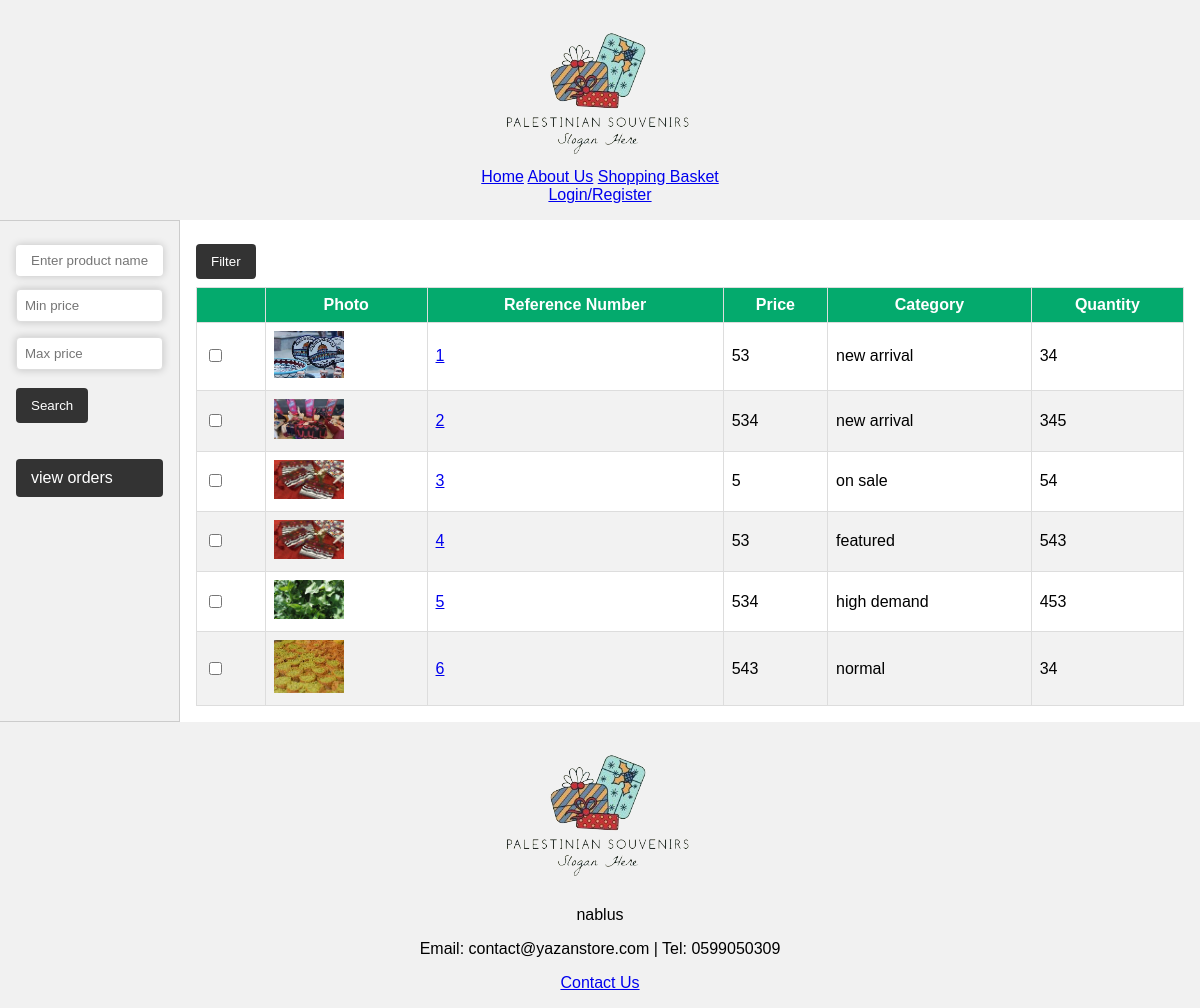
The page /search_product.php on the database its author committed.
### tables this page shows
CREATE TABLE `product` (
  `p_id` int(10) NOT NULL,
  `p_name` varchar(32) NOT NULL,
  `p_description` varchar(255) NOT NULL,
  `p_category` varchar(30) NOT NULL DEFAULT 'Normal',
  `p_price` int(30) NOT NULL,
  `p_quantity` int(32) NOT NULL,
  `p_remarks` varchar(32) NOT NULL,
  `p_photo` varchar(255) NOT NULL
);

### search_product.php (the view, shortened to what this page needs)
<?php
include 'connection.php';
$query = "SELECT * FROM product WHERE 1 = 1";
$stmt = $pdo->prepare($query);
$stmt->execute();
$products = $stmt->fetchAll(PDO::FETCH_ASSOC);
?>
<!DOCTYPE html>
<html lang="en">
<head>
    <link rel="stylesheet" href="style.css">
</head>
<body>
    <header>
        <div class="header-logo">
            <img src="img/logo.png" alt="E-Store Logo">
        </div>
        <div class="header-links">
            <a href="home.php">Home</a>
            <a href="about.php">About Us</a>
            <a href="view_orders.php">Shopping Basket</a>
        </div>
        <?php
        if (isset($_SESSION['customer_name'])) {
            echo "<span>Welcome " . ($_SESSION['customer_name']) . "</span>";
            echo "<a href='logout.php'>Logout</a>";
        } else {
            echo "<a href='login.php'>Login/Register</a>";
        }
        ?>
    </header>
    <div class="container">
        <nav>
            <form action="search_product.php" method="get" class="search-form">
                <input type="text" name="product_name" placeholder="Enter product name">
                <input type="number" name="min_price" placeholder="Min price" min="0">
                <input type="number" name="max_price" placeholder="Max price" min="0">
                <button type="submit">Search</button>
            </form>
            <a href="view_orders.php" class="button-style">view orders</a>
        </nav>
        <main>
            <section class="product_search">
                <form action="search_product.php" method="get" class="product-filter-form">
                    <button type="submit" name="filter">Filter</button>
                    <table>
                        <thead>
                            <tr>
                                <th></th>
                                <th>Photo</th>
                                <th>Reference Number</th>
                                <th>Price</th>
                                <th>Category</th>
                                <th>Quantity</th>
                            </tr>
                        </thead>
                        <tbody>
                            <?php if ($products): ?>
                            <?php foreach ($products as $product): ?>
                            <tr class="<?php echo ($product['p_category']); ?>">
                                <td><input type="checkbox" name="shortlist[]" value="<?php echo ($product['p_id']); ?>">
                                </td>
                                <td><img src="<?php echo ($product['p_photo']); ?>" alt="Product Image"
                                        style="width: 70px; height: auto;"></td>
                                <td><a
                                        href="product_details.php?id=<?php echo ($product['p_id']); ?>"><?php echo ($product['p_id']); ?></a>
                                </td>
                                <td><?php echo ($product['p_price']); ?></td>
                                <td><?php echo ($product['p_category']); ?></td>
                                <td><?php echo ($product['p_quantity']); ?></td>
                            </tr>
                            <?php endforeach; ?>
                            <?php else: ?>
                            <tr>
                                <td colspan="6">No products found.</td>
                            </tr>
                            <?php endif; ?>
                        </tbody>
                    </table>
                </form>
        </main>
    </div>
    <footer>
        <div class="footer-logo">
            <img src="img/logo.png" alt="E-Store Logo">
        </div>
        <div class="footer-info">
            <p>nablus</p>
            <p>Email: contact@yazanstore.com | Tel: 0599050309</p>
        </div>
        <div class="footer-links">
            <a href="contact.php">Contact Us</a>
        </div>
    </footer>
</body>
</html>

### style.css (style rules this page uses)
* { box-sizing: border-box; }
body { margin: 0; display: flex; flex-direction: column; min-height: auto; font-family: Arial, sans-serif; }
header, footer { background-color: #f1f1f1; text-align: center; padding: 1em; }
.container { display: flex; flex: 1; }
nav { background-color: #f1f1f1; border-right: 1px solid #ccc; width: 15%; flex-shrink: 0; display: flex; flex-direction: column; border-top: 1px solid #ccc; border-bottom: 1px solid #ccc; padding: 1em; }
nav a { padding: 1em; text-decoration: none; border-bottom: 1px solid #444; }
main { flex-grow: 1; padding: 1em; background-color: #fff; }
footer { background-color: #f1f1f1; }
nav form { margin-bottom: 20px; display: block; }
nav input[type="text"], input[type="number"], input[type="submit"] { width: 100%; padding: 8px; margin: 8px 0; box-sizing: border-box; border: 1px solid #ccc; border-radius: 4px; }
nav input[type="text"], input[type="number"], input[type="submit"], input[type="button"] { outline: none; border-color: #777; box-shadow: 0 0 8px 0 rgba(0, 0, 0, 0.2); }
nav input[type="text"], input[type="number"], input[type="submit"], input[type="button"] { padding: 8px 15px; margin: 8px 0; border: none; border-radius: 4px; background-color: white; color: rgb(17, 17, 17); cursor: pointer; }
nav button { padding: 10px 15px; border: none; border-radius: 4px; background-color: #333; color: white; cursor: pointer; transition: background-color 0.3s ease; / }
section.product_search { display: flex; flex-wrap: wrap; gap: 20px; }
button { padding: 10px 15px; border: none; border-radius: 4px; background-color: #333; color: white; cursor: pointer; transition: background-color 0.3s ease; margin: 8px 0; }
input[type="text"], input[type="email"], input[type="password"], input[type="date"], input[type="number"], textarea, select { width: 300px; padding: 8px; margin-bottom: 10px; }
.button-style { text-decoration: none; padding: 10px 15px; border: none; border-radius: 4px; background-color: #333; color: white; cursor: pointer; transition: background-color 0.3s ease; margin: 8px 0; }
input[type="text"], input[type="number"], input[type="email"], textarea, select { width: 100%; padding: 8px; margin-top: 5px; border: 1px solid #ddd; border-radius: 4px; box-sizing: border-box; }
.product-filter-form, table { width: 100%; border-collapse: collapse; }
th, td { border: 1px solid #ddd; text-align: left; padding: 8px; }
th { background-color: #04aa6d; color: white; text-align: center; }
tr:nth-child(even) { background-color: #f2f2f2; }

### rows shown on the page
product: p_photo (picture), p_id "1", p_price "53", p_category "new arrival", p_quantity "34"
product: p_photo (picture), p_id "2", p_price "534", p_category "new arrival", p_quantity "345"
product: p_photo (picture), p_id "3", p_price "5", p_category "on sale", p_quantity "54"
product: p_photo (picture), p_id "4", p_price "53", p_category "featured", p_quantity "543"
product: p_photo (picture), p_id "5", p_price "534", p_category "high demand", p_quantity "453"
product: p_photo (picture), p_id "6", p_price "543", p_category "normal", p_quantity "34"
